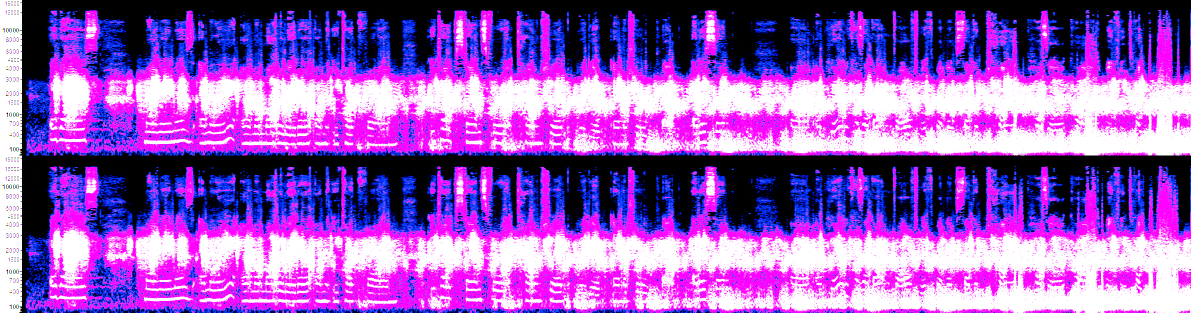
#> input picture self_introduction_memory_dump/_Tape9_thought/self_intro_spec_cont_brightened.png, 2381 x 626 px, found by its file name (shown at 1/2 size)
$ python analyze_bottom_freq.py
#> lines starting #> are read from the running program, lines starting #| are printed output that depends on the picture
import numpy as np
from PIL import Image
import matplotlib
matplotlib.use('Agg')
import matplotlib.pyplot as plt

# Read the brightened image
img_pil = Image.open(r'C:\stack\arg\self_intro_spec_cont_brightened.png')
#> img_pil is the input picture: PIL image 2381x626 RGBA; mean R, G, B, A 151.5, 89.1, 191.2, 255
img = np.array(img_pil)
img_rgb = img[:, :, :3]
gray = np.mean(img_rgb, axis=2)
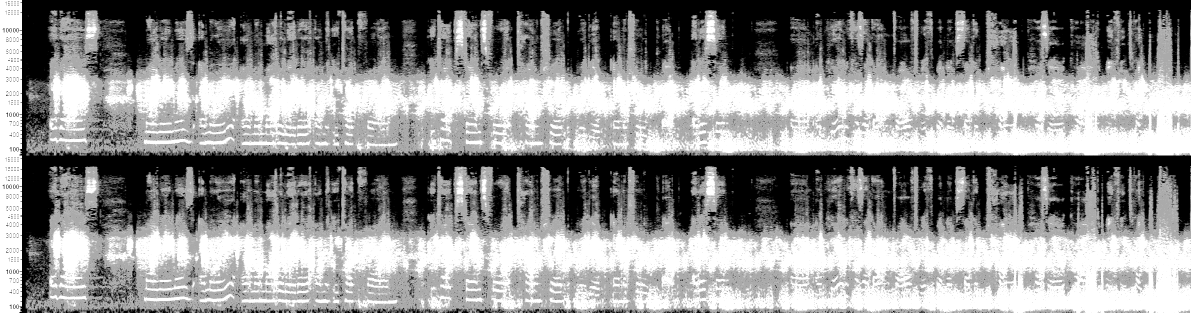
#> gray: shape (626, 2381) float64 (shown at 1/2 size); min 0, max 255, mean 143.9

height, width = gray.shape
#> height = 626; width = 2381
print(f"Image: {width}x{height}")
#| Image: 2381x626

# The user says the strokes are in the 150-1000 Hz range
# In the spectrogram, low frequency is at the bottom (high row number)
# The 1000 Hz label appears to be near the bottom

# Let's look at the bottom portion of each channel
# LEFT channel is top half, RIGHT channel is bottom half
# The separator is around row 311

left_channel = gray[:311, :]
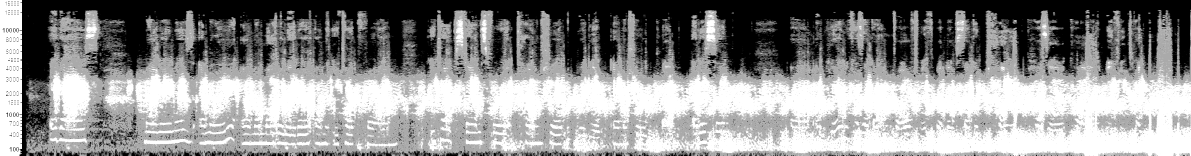
#> left_channel: shape (311, 2381) float64 (shown at 1/2 size); min 0, max 255, mean 144.5
right_channel = gray[311:, :]
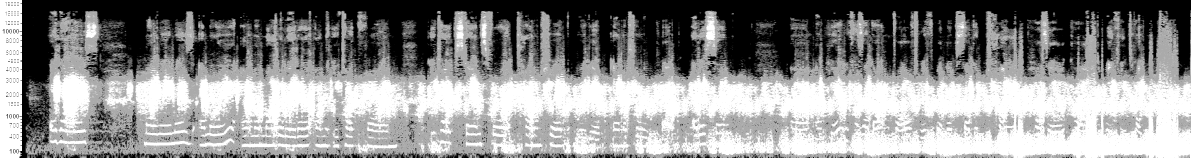
#> right_channel: shape (315, 2381) float64 (shown at 1/2 size); min 0, max 255, mean 143.3

print(f"LEFT channel: {left_channel.shape}")
#| LEFT channel: (311, 2381)
print(f"RIGHT channel: {right_channel.shape}")
#| RIGHT channel: (315, 2381)

# Let's look at the very bottom of each channel (lowest frequencies)
# Bottom 20% of each channel would be rows 250-311 for LEFT, rows 250-315 for RIGHT

left_bottom = left_channel[250:, :]  # Bottom ~20% of LEFT
right_bottom = right_channel[250:, :]  # Bottom ~20% of RIGHT

print(f"LEFT bottom: {left_bottom.shape}")
#| LEFT bottom: (61, 2381)
print(f"RIGHT bottom: {right_bottom.shape}")
#| RIGHT bottom: (65, 2381)

# Let's visualize these bottom regions
plt.figure(figsize=(24, 4))
plt.imshow(left_bottom, aspect='auto', cmap='magma', vmin=0, vmax=255)
plt.title('LEFT Channel - Bottom 20% (Low Frequencies ~150-1000 Hz)')
plt.xlabel('Time (pixels)')
plt.ylabel('Frequency (pixels)')
plt.colorbar(label='Brightness')
plt.tight_layout()
plt.savefig(r'C:\stack\arg\tapes_man_2\left_bottom_freq.png', dpi=150)
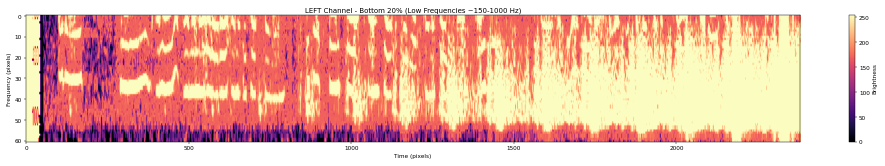
#> figure drawn by matplotlib, 2 panels
plt.close()

plt.figure(figsize=(24, 4))
plt.imshow(right_bottom, aspect='auto', cmap='magma', vmin=0, vmax=255)
plt.title('RIGHT Channel - Bottom 20% (Low Frequencies ~150-1000 Hz)')
plt.xlabel('Time (pixels)')
plt.ylabel('Frequency (pixels)')
plt.colorbar(label='Brightness')
plt.tight_layout()
plt.savefig(r'C:\stack\arg\tapes_man_2\right_bottom_freq.png', dpi=150)
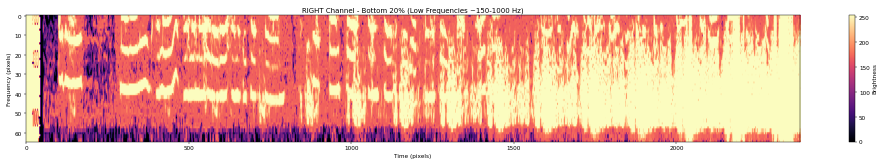
#> figure drawn by matplotlib, 2 panels
plt.close()

# Now let's try to enhance and threshold these regions
# to see the strokes more clearly

# For LEFT channel bottom
left_bottom_gray = left_bottom
left_threshold = np.mean(left_bottom_gray) + 1.5 * np.std(left_bottom_gray)
#> left_threshold = 284.5
left_binary = left_bottom_gray > left_threshold

plt.figure(figsize=(24, 4))
plt.imshow(left_binary, aspect='auto', cmap='binary')
plt.title('LEFT Channel Bottom - Binary (Threshold = Mean + 1.5*Std)')
plt.xlabel('Time (pixels)')
plt.ylabel('Frequency (pixels)')
plt.tight_layout()
plt.savefig(r'C:\stack\arg\tapes_man_2\left_bottom_binary.png', dpi=150)
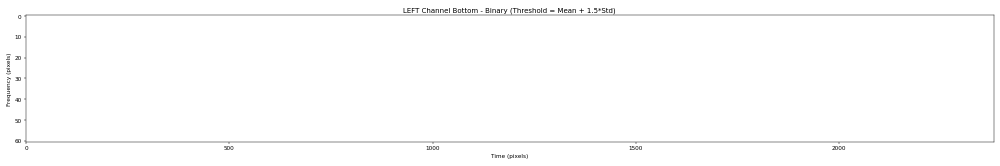
#> figure drawn by matplotlib, 1 panel
plt.close()

# For RIGHT channel bottom
right_bottom_gray = right_bottom
right_threshold = np.mean(right_bottom_gray) + 1.5 * np.std(right_bottom_gray)
#> right_threshold = 284.8
right_binary = right_bottom_gray > right_threshold

plt.figure(figsize=(24, 4))
plt.imshow(right_binary, aspect='auto', cmap='binary')
plt.title('RIGHT Channel Bottom - Binary (Threshold = Mean + 1.5*Std)')
plt.xlabel('Time (pixels)')
plt.ylabel('Frequency (pixels)')
plt.tight_layout()
plt.savefig(r'C:\stack\arg\tapes_man_2\right_bottom_binary.png', dpi=150)
plt.close()

# Let's also try to look for vertical bars (potential barcode)
# in the bottom region

print("\nAnalyzing vertical patterns in bottom region:")
for name, region in [("LEFT", left_bottom), ("RIGHT", right_bottom)]:
    # Convert to binary
    threshold = np.mean(region) + 1.5 * np.std(region)
    binary = region > threshold

    # Find columns with many bright pixels (potential bar strokes)
    col_sums = np.sum(binary, axis=0)
    mean_col = np.mean(col_sums)
    std_col = np.std(col_sums)

    # Find columns that are significantly brighter
    bright_cols = col_sums > mean_col + 2 * std_col

    print(f"\n{name} channel:")
    print(f"  Mean column brightness: {mean_col:.1f}")
    print(f"  Std: {std_col:.1f}")
    print(f"  Bright columns: {np.sum(bright_cols)}")

    # Find contiguous groups of bright columns
    bright_groups = []
    in_group = False
    group_start = 0
    for i in range(len(bright_cols)):
        if bright_cols[i] and not in_group:
            in_group = True
            group_start = i
        elif not bright_cols[i] and in_group:
            in_group = False
            bright_groups.append((group_start, i - 1))
    if in_group:
        bright_groups.append((group_start, len(bright_cols) - 1))

    print(f"  Bright groups: {bright_groups[:20]}")
#> this loop made 2 passes
#> (name, threshold, mean_col, std_col) on passes 1 to 2: ('LEFT', 284.5, 0, 0), ('RIGHT', 284.8, 0, 0)
#| LEFT channel:
#|   Mean column brightness: 0.0
#|   Std: 0.0
#|   Bright columns: 0
#|   Bright groups: []
#| RIGHT channel:
#|   Mean column brightness: 0.0
#|   Std: 0.0
#|   Bright columns: 0
#|   Bright groups: []
